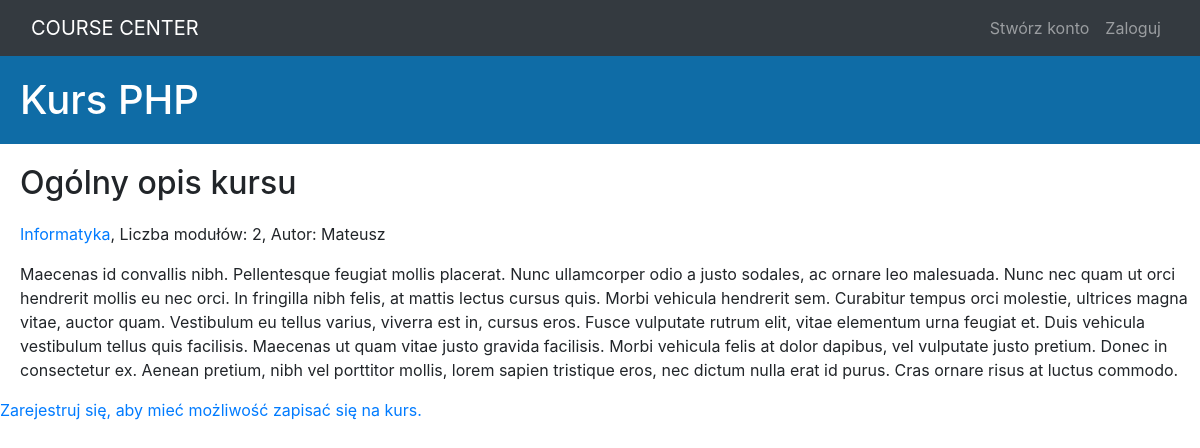
The page /course/kurs-php/ on the database its author committed.
### courses/models.py (models this page shows, shortened)
class Course(models.Model):
    owner = models.ForeignKey(User, related_name='courses_created', on_delete=models.CASCADE)
    subject = models.ForeignKey(Subject, related_name='courses', on_delete=models.CASCADE)
    title = models.CharField(max_length=200)
    slug = models.SlugField(max_length=200, unique=True)
    overview = models.TextField()
    created = models.DateTimeField(auto_now_add=True)
    students = models.ManyToManyField(User, related_name='courses_joined', blank=True)
    class Meta:
        ordering = ('-created',)

class Subject(models.Model):
    title = models.CharField(max_length=200)
    slug = models.SlugField(max_length=200, unique=True)
    class Meta:
        ordering = ('title',)

### courses/views.py (the view)
# urls.py: path('<slug:slug>/',views.CourseDetailView.as_view(),name='course_detail'),
class CourseDetailView(DetailView):
    model = Course
    template_name = 'courses/course/detail.html'
    def get_context_data(self, **kwargs):
        context = super(CourseDetailView, self).get_context_data(**kwargs)
        context['enroll_form'] = CourseEnrollForm(initial={'course': self.object})
        return context

### courses/templates/courses/course/detail.html (shortened to what this page needs)
{% extends "base.html" %}
{% block content %}
    {% with subject=course.subject %}
    <div id="main-title">
        <h1>{{ object.title }}</h1>
    </div>
    <div id="course-detail">
        <h2>Ogólny opis kursu</h2>
    <p>
        <a href="{% url "course_list_subject" subject.slug %}">{{ subject.title }}</a>,
        Liczba modułów: {{ course.modules.count }},
        Autor: {{ course.owner.get_username }}
    </p>
    {{ object.overview|linebreaks }}
    {% if request.user.is_authenticated %}
    <form action="{% url "student_enroll_course" %}" method="post">
        {{ enroll_form }}
        {% csrf_token %}
        <input type="submit" value="Zapisz się" class="btn btn-success">
    </form>
    {% else %}
    <a href="{% url "student_registration" %}">Zarejestruj się, aby mieć możliwość zapisać się na kurs.</a>
    {% endif %}
</div>
{% endwith %}
{% endblock %}

### courses/static/css/style.css (style rules this page uses)
body { margin: 0; font-family: "Roboto"; }
li, a { text-decoration: none; list-style: none; }
#main-title { display: block; width: 100%; background-color: #0F6CA6; }
#main-title h1 { color: white; padding: 20px; margin: 0; }
#course-detail h2 { margin: 20px 0 20px 20px; }
#course-detail p { margin-left: 20px; }

### rows shown on the page
Course: title "Kurs PHP", modules.count "2", owner.get_username "Mateusz", overview "Maecenas id convallis nibh. Pellentesque feugiat mollis placerat. Nunc ullamcorper odio a justo sodales, ac ornare leo malesuada. Nunc nec quam ut orci hendrerit mollis eu nec orci. In fringilla nibh felis, at mattis lectus cursus quis. Morbi vehicula hendrerit sem. Curabitur tempus orci molestie, ultrices magna vitae, auctor quam. Vestibulum eu tellus varius, viverra est in, cursus eros. Fusce vulputate rutrum elit, vitae elementum urna feugiat et. Duis vehicula vestibulum tellus quis facilisis. Maecenas ut quam vitae justo gravida facilisis. Morbi vehicula felis at dolor dapibus, vel vulputate justo pretium. Donec in consectetur ex. Aenean pretium, nibh vel porttitor mollis, lorem sapien…"
Subject: title "Informatyka"
